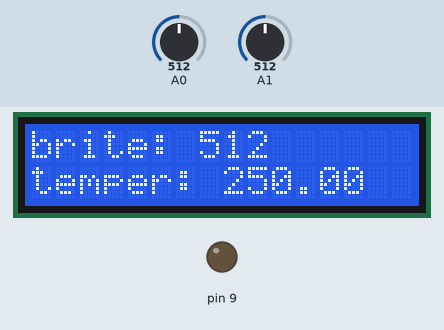
Recording of a sketch running on a simulated Arduino Uno, built with avr-gcc and run on an emulated ATmega328P. Parts: 16×2 character LCD, output pins drawn as LEDs (lit = HIGH). The test bench sets the inputs (shaded band); at power-on: A0 = 512, A1 = 512.

Above: at 1.6 s.
1.7 s: A0 set to 716
At 3.8 s:
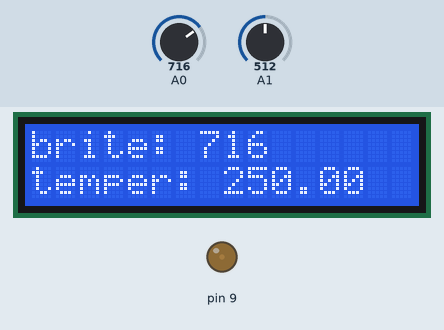
5.8 s: A1 set to 716
At 8.7 s:
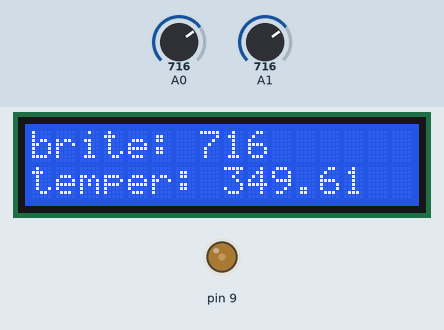
9.9 s: A0 set to 900
At 11.4 s:
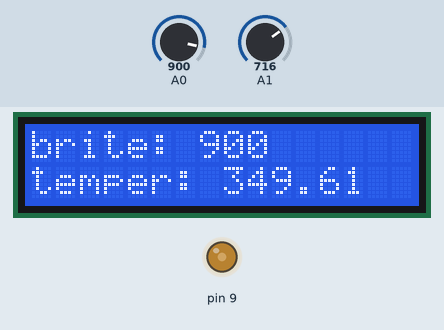
13.6 s: A1 set to 900
At 15.9 s:
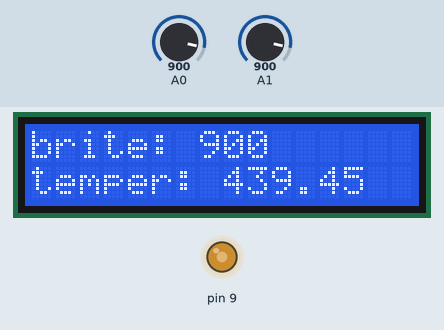
17.7 s: A0 set to 1023
At 21.6 s:
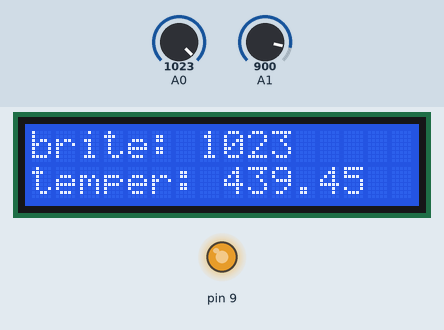
21.8 s: A1 set to 1023
At 23.6 s:
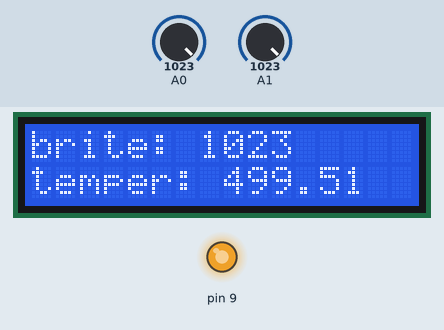
Timing chart, 0 to 26.6 s (numbered marks = the images above; inputs shaded):
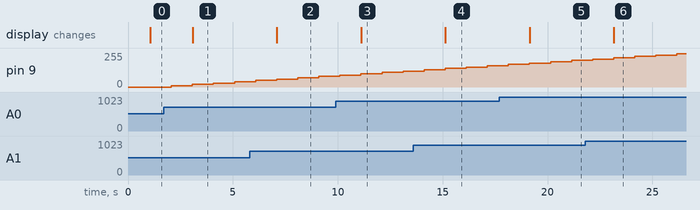

The sketch:

_07_temperature_sensor.ino
```cpp
#include<LiquidCrystal.h>

LiquidCrystal lcd(12,11,5,4,3,2);
int temp;
int lux;
int i;

void setup() {
  // put your setup code here, to run once:
  lcd.begin(16,2);
  pinMode(9,OUTPUT);
}

void loop() {
  // put your main code here, to run repeatedly:
  lux = analogRead(0); //bright
  temp = analogRead(1); //temperature
  delay(1000);
  analogWrite(9,i); //backlight bright
  i+=10;
  if (i>255){
    i=0;
  }
  lcd.setCursor(0,0);
  lcd.print("brite: ");
  lcd.print(lux);
  lcd.setCursor(0,1);
  lcd.print("temper: ");
  lcd.print((5.0*temp*100.0)/1024.0);
}
```

Measured:
- after the input at 1.7 s, the display: changes after 1.4 s (image 1)
- after the input at 5.8 s, the display: changes after 1.3 s (image 2)
- after the input at 9.9 s, the display: changes after 1.2 s (image 3)
- after the input at 13.6 s, the display: changes after 1.5 s (image 4)
- after the input at 17.7 s, the display: changes after 1.4 s (image 5)
- after the input at 21.8 s, the display: changes after 1.4 s (image 6)
